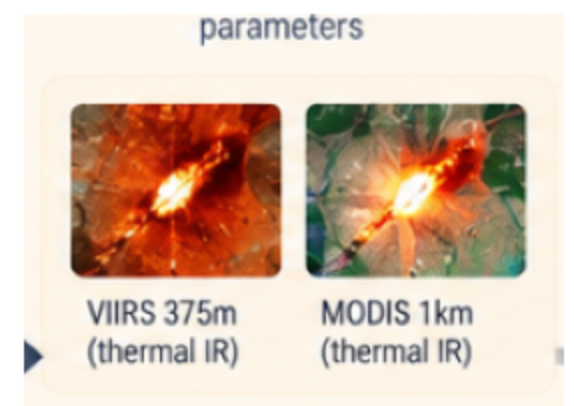
#> input picture presentation/assets/crop_thermal_ir.png, 574 x 406 px, found by its file name
$ python generate_clean_methodology_diagram.py
#> lines starting #> are read from the running program, lines starting #| are printed output that depends on the picture; pictures that were not available may be replaced by others from this repository, and a replacement may not be noted
import os
from PIL import Image, ImageDraw, ImageFont, ImageFilter, ImageOps

def create_methodology_diagram():
    # Dimensions: 2700 x 1060 (Wide, clean, pure technical architecture)
    W, H = 2700, 1060
    canvas = Image.new('RGB', (W, H), color='#FFFFFF')
#> canvas: PIL image 2700x1060 RGB; every value is 255
    draw = ImageDraw.Draw(canvas)

    # Fonts
    f_bold = '/System/Library/Fonts/Supplemental/Arial Bold.ttf'
    f_reg = '/System/Library/Fonts/Supplemental/Arial.ttf'

    font_num = ImageFont.truetype(f_bold, 22)
    font_col_title = ImageFont.truetype(f_bold, 24)
    font_col_sub = ImageFont.truetype(f_reg, 16)
    font_item_title = ImageFont.truetype(f_bold, 17)
    font_item_desc = ImageFont.truetype(f_reg, 14)
    font_box_title = ImageFont.truetype(f_bold, 17)
    font_box_text = ImageFont.truetype(f_reg, 15)
    font_pill = ImageFont.truetype(f_bold, 14)

    # Load User Images
    im_ir = Image.open('crop_thermal_ir.png').convert('RGB')
    im_plume = Image.open('crop_plume_rings.jpg').convert('RGB')
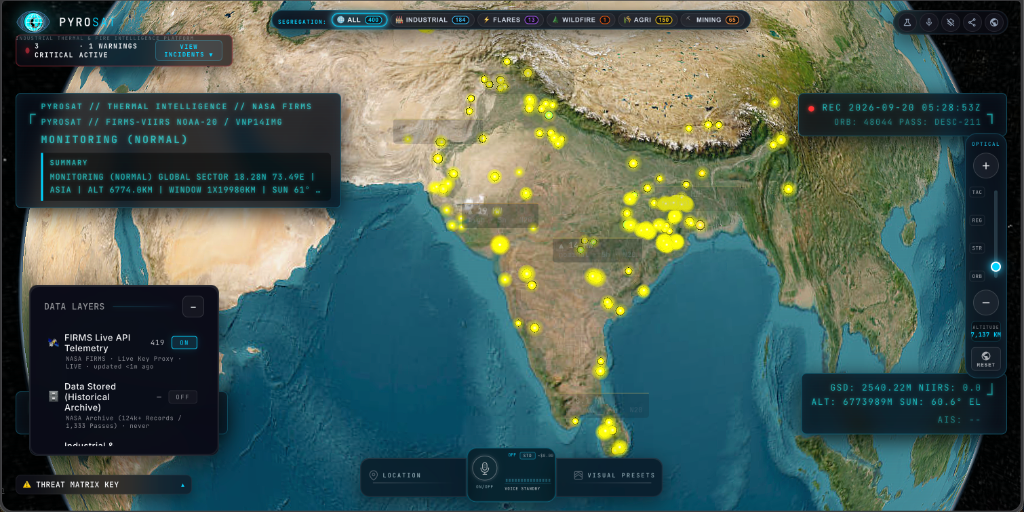
#> input picture presentation/assets/cesium_pyrosat_hud_globe.png, 1024 x 512 px, given in place of crop_plume_rings.jpg, which was not available
    im_globe_raw = Image.open('crop_india_globe.png').convert('RGB')
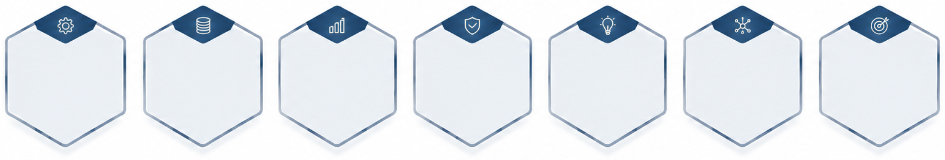
#> input picture presentation/assets/clean_hex_bg.png, 945 x 160 px, given in place of crop_india_globe.png, which was not available
    im_disp = Image.open('crop_dispatch_modal_sanitized.png').convert('RGB')

    # Crop globe over India
    # crop_india_globe.png is (1024, 509)
    im_globe = im_globe_raw.crop((350, 35, 785, 485))
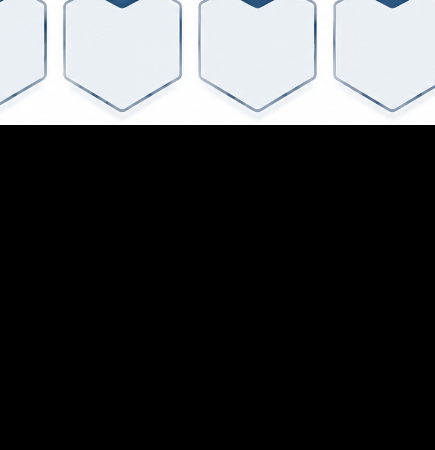
#> im_globe: PIL image 435x450 RGB; mean R, G, B 64.9, 66.1, 67.4

    # Column configuration
    margin_x = 45
    card_spacing = 26
    num_cards = 6
    card_w = (W - 2 * margin_x - (card_spacing * (num_cards - 1))) // num_cards  # ~388 px
    card_y = 40
    card_h = 980

    cols = [
        {
            "num": "1",
            "title": "Data Ingestion",
            "sub": "Open satellite & auxiliary data",
            "bg": "#F4F9FF",
            "border": "#BFDBFE",
            "num_bg": "#2563EB",
            "pill": "Real-time / Periodic Updates",
            "pill_bg": "#EFF6FF",
            "pill_border": "#BFDBFE",
            "pill_text": "#1E40AF"
        },
        {
            "num": "2",
            "title": "Thermal Analysis",
            "sub": "Physical inversion & pyrometry",
            "bg": "#FFFBF5",
            "border": "#FED7AA",
            "num_bg": "#EA580C",
            "pill": "Convert Signal to Physical Parameters",
            "pill_bg": "#FFF7ED",
            "pill_border": "#FED7AA",
            "pill_text": "#9A3412"
        },
        {
            "num": "3",
            "title": "AI & Geospatial",
            "sub": "Classify, contextualize & explain",
            "bg": "#FAF7FF",
            "border": "#E9D5FF",
            "num_bg": "#9333EA",
            "pill": "From Detection to Actionable Intel",
            "pill_bg": "#F5F3FF",
            "pill_border": "#DDD6FE",
            "pill_text": "#6B21A8"
        },
        {
            "num": "4",
            "title": "Impact Modeling",
            "sub": "Simulate atmospheric dispersion",
            "bg": "#F4FDF7",
            "border": "#BBF7D0",
            "num_bg": "#16A34A",
            "pill": "Simulate Atmospheric Dispersion",
            "pill_bg": "#F0FDF4",
            "pill_border": "#BBF7D0",
            "pill_text": "#15803D"
        },
        {
            "num": "5",
            "title": "Visualization",
            "sub": "Interactive geospatial platform",
            "bg": "#F0F9FF",
            "border": "#BAE6FD",
            "num_bg": "#0284C7",
            "pill": "Nationwide Situational Awareness",
            "pill_bg": "#E0F2FE",
            "pill_border": "#BAE6FD",
            "pill_text": "#0369A1"
        },
        {
            "num": "6",
            "title": "Alerts & Response",
            "sub": "Enable faster, informed action",
            "bg": "#F8F6FF",
            "border": "#DDD6FE",
            "num_bg": "#4F46E5",
            "pill": "From Insights to On-Ground Action",
            "pill_bg": "#EEF2FF",
            "pill_border": "#C7D2FE",
            "pill_text": "#3730A3"
        }
    ]

    for i, c in enumerate(cols):
        cx = margin_x + i * (card_w + card_spacing)

        # 1. Main Column Background Card
        draw.rounded_rectangle([(cx, card_y), (cx + card_w, card_y + card_h)], radius=18, fill=c["bg"], outline=c["border"], width=2)

        # 2. Header: Circle Number + Title + Subtitle
        circ_x = cx + 20
        circ_y = card_y + 20
        circ_d = 40
        draw.ellipse([(circ_x, circ_y), (circ_x + circ_d, circ_y + circ_d)], fill=c["num_bg"])
        draw.text((circ_x + 14, circ_y + 7), c["num"], font=font_num, fill="#FFFFFF")

        draw.text((circ_x + circ_d + 14, circ_y + 4), c["title"], font=font_col_title, fill="#0F172A")
        draw.text((circ_x + circ_d + 14, circ_y + 32), c["sub"], font=font_col_sub, fill="#64748B")

        # Divider
        draw.line([(cx + 20, card_y + 78), (cx + card_w - 20, card_y + 78)], fill=c["border"], width=1)

        # Content Area: y from card_y + 90 to card_y + card_h - 70
        content_y = card_y + 94
        inner_w = card_w - 36
        inner_x = cx + 18

        if i == 0:
            # ── COLUMN 1: DATA INGESTION ──
            import textwrap
            items = [
                ("NASA FIRMS", "(VIIRS 375m & MODIS 1km)", "Near-real-time dual-band thermal infrared hotspots (MWIR 4µm, LWIR 11µm)", "#0284C7"),
                ("ESA Copernicus", "(Sentinel-2 MSI)", "10m land-cover (LULC) grounding & multi-spectral surface reflectance (NDVI/NBR)", "#059669"),
                ("Weather Telemetry", "(Open-Meteo API)", "Live boundary-layer wind vectors (speed & direction), ambient temperature & pressure", "#D97706"),
                ("Industrial Database", "(2,000+ Indian Facilities)", "Curated GEM, GGFR, & CEA registry of refineries, steel mills, LNG & power stations", "#7C3AED")
            ]
            box_h = 175
            for item_idx, (t_bold, t_sub, t_desc, accent_color) in enumerate(items):
                by = content_y + item_idx * (box_h + 16)
                draw.rounded_rectangle([(inner_x, by), (inner_x + inner_w, by + box_h)], radius=12, fill="#FFFFFF", outline=c["border"], width=1)

                # Left colored accent indicator
                draw.rounded_rectangle([(inner_x + 10, by + 12), (inner_x + 14, by + box_h - 12)], radius=2, fill=accent_color)

                draw.text((inner_x + 24, by + 14), t_bold, font=font_item_title, fill="#0F172A")
                draw.text((inner_x + 24, by + 36), t_sub, font=font_col_sub, fill=accent_color)

                # Wrapped description with proper word breaks
                lines = textwrap.wrap(t_desc, width=36)
                for line_idx, line in enumerate(lines):
                    draw.text((inner_x + 24, by + 68 + line_idx * 22), line, font=font_item_desc, fill="#475569")

        elif i == 1:
            # ── COLUMN 2: THERMAL ANALYSIS ──
            # Embedded user image: crop_thermal_ir.png (crop out top 50px of parameters label)
            im_ir_clean = im_ir.crop((0, 52, im_ir.width, im_ir.height))
            img_h = 240
            c_ir = im_ir_clean.resize((inner_w, img_h), Image.Resampling.LANCZOS)
            canvas.paste(c_ir, (inner_x, content_y))
            draw.rounded_rectangle([(inner_x, content_y), (inner_x + inner_w, content_y + img_h)], radius=10, outline=c["border"], width=1)

            # Down arrow
            arrow_y = content_y + img_h + 18
            draw.line([(cx + card_w // 2, arrow_y), (cx + card_w // 2, arrow_y + 30)], fill="#EA580C", width=3)
            draw.polygon([(cx + card_w // 2 - 8, arrow_y + 26), (cx + card_w // 2 + 8, arrow_y + 26), (cx + card_w // 2, arrow_y + 38)], fill="#EA580C")

            # Sub-pixel Pyrometry Box
            pyr_y = arrow_y + 48
            pyr_h = 420
            draw.rounded_rectangle([(inner_x, pyr_y), (inner_x + inner_w, pyr_y + pyr_h)], radius=14, fill="#FFFFFF", outline="#FDBA74", width=2)

            draw.text((inner_x + 16, pyr_y + 18), "Planck / Dozier Pyrometry", font=font_box_title, fill="#C2410C")
            draw.text((inner_x + 16, pyr_y + 44), "Dual-Band Sub-Pixel Inversion", font=font_col_sub, fill="#EA580C")
            draw.line([(inner_x + 16, pyr_y + 72), (inner_x + inner_w - 16, pyr_y + 72)], fill="#FED7AA", width=1)

            pyr_bullets = [
                ("Equation Solved:", "L(λ) = p·B(λ, Tf) + (1-p)·B(λ, Tb)"),
                ("Numerical Optimization:", "SciPy L-BFGS-B non-linear solver"),
                ("True Flame Temp (Tf):", "Resolves kinetic heat (>1200 K)"),
                ("Sub-Pixel Area (Af):", "Decouples 10m² flame from 375m pixel"),
                ("Radiant Heat Flux:", "True combustion flux (kW/m²)")
            ]
            for b_idx, (b_lead, b_val) in enumerate(pyr_bullets):
                by = pyr_y + 86 + b_idx * 64
                draw.text((inner_x + 16, by), b_lead, font=font_item_title, fill="#1E293B")
                draw.text((inner_x + 16, by + 24), b_val, font=font_item_desc, fill="#64748B")

        elif i == 2:
            # ── COLUMN 3: AI & GEOSPATIAL ANALYSIS ──
            ai_items = [
                ("Hierarchical ML Classifier", "2-Stage Multi-Modal Model", [
                    "• Stage 1: Binary Industrial Segregator",
                    "• Stage 2: Fine-Grained Hazard Classifier",
                    "• Flares vs Blazes vs Stubble vs Wildfire"
                ], "#7C3AED"),
                ("Facility Geospatial Matching", "Spatial Grounding & Buffers", [
                    "• 5km Haversine Proximity Buffering",
                    "• GEM, GGFR, & Power Plant Association",
                    "• 90-Day Spatiotemporal Baseline Verification"
                ], "#2563EB"),
                ("Explainable AI (TreeSHAP)", "Exact Lundberg DP Attribution", [
                    "• True Local Feature Waterfall Explanations",
                    "• Additivity: sum(phi_i) + phi_0 == f(x)",
                    "• Verifies physics features over proximity"
                ], "#059669")
            ]
            box_h = 236
            for a_idx, (a_title, a_sub, a_lines, a_col) in enumerate(ai_items):
                by = content_y + a_idx * (box_h + 20)
                draw.rounded_rectangle([(inner_x, by), (inner_x + inner_w, by + box_h)], radius=12, fill="#FFFFFF", outline=c["border"], width=1)

                # Left accent
                draw.rounded_rectangle([(inner_x + 10, by + 12), (inner_x + 14, by + box_h - 12)], radius=2, fill=a_col)

                draw.text((inner_x + 24, by + 14), a_title, font=font_item_title, fill="#0F172A")
                draw.text((inner_x + 24, by + 36), a_sub, font=font_col_sub, fill=a_col)
                draw.line([(inner_x + 24, by + 62), (inner_x + inner_w - 18, by + 62)], fill="#F1F5F9", width=1)

                for l_idx, line in enumerate(a_lines):
                    draw.text((inner_x + 24, by + 74 + l_idx * 30), line, font=font_item_desc, fill="#334155")

        elif i == 3:
            # ── COLUMN 4: IMPACT MODELING ──
            # Embedded user image: crop_plume_rings.jpg
            img_h = 360
            c_plume = im_plume.resize((inner_w, img_h), Image.Resampling.LANCZOS)
            canvas.paste(c_plume, (inner_x, content_y))
            draw.rounded_rectangle([(inner_x, content_y), (inner_x + inner_w, content_y + img_h)], radius=12, outline=c["border"], width=2)

            # Badge overlay on image
            draw.rounded_rectangle([(inner_x + 10, content_y + 10), (inner_x + 250, content_y + 40)], radius=6, fill=(15, 23, 42, 230), outline="#22C55E", width=1)
            draw.text((inner_x + 20, content_y + 16), "LIVE GAUSSIAN PLUME HUD", font=font_pill, fill="#4ADE80")

            # Dispersion Model Detail Box
            disp_y = content_y + img_h + 16
            disp_h = 370
            draw.rounded_rectangle([(inner_x, disp_y), (inner_x + inner_w, disp_y + disp_h)], radius=14, fill="#FFFFFF", outline="#86EFAC", width=2)

            draw.text((inner_x + 16, disp_y + 16), "Gaussian Plume Dispersion", font=font_box_title, fill="#15803D")
            draw.text((inner_x + 16, disp_y + 40), "Pasquill-Gifford + Briggs Buoyancy", font=font_col_sub, fill="#16A34A")
            draw.line([(inner_x + 16, disp_y + 68), (inner_x + inner_w - 16, disp_y + 68)], fill="#DCFCE7", width=1)

            plume_bullets = [
                ("Live Wind Vectors:", "Open-Meteo boundary layer wind direction & speed"),
                ("Briggs Plume Rise:", "Convective thermal buoyancy scaled directly by FRP"),
                ("Dynamic Cordon Rings:", "Concentric Immediate, Perimeter & Community zones"),
                ("CAMEO / NIOSH Chemical:", "Hazard profile: SO2, VOCs, & evacuation perimeters")
            ]
            for b_idx, (b_lead, b_val) in enumerate(plume_bullets):
                by = disp_y + 80 + b_idx * 68
                draw.text((inner_x + 16, by), b_lead, font=font_item_title, fill="#0F172A")
                draw.text((inner_x + 16, by + 22), b_val, font=font_item_desc, fill="#475569")

        elif i == 4:
            # ── COLUMN 5: VISUALIZATION & INTELLIGENCE ──
            # Embedded user image: crop_india_globe.png (cropped around India)
            img_h = 360
            c_globe = im_globe.resize((inner_w, img_h), Image.Resampling.LANCZOS)
            canvas.paste(c_globe, (inner_x, content_y))
            draw.rounded_rectangle([(inner_x, content_y), (inner_x + inner_w, content_y + img_h)], radius=12, outline=c["border"], width=2)

            # Badge overlay on globe
            draw.rounded_rectangle([(inner_x + 10, content_y + 10), (inner_x + 240, content_y + 40)], radius=6, fill=(15, 23, 42, 230), outline="#38BDF8", width=1)
            draw.text((inner_x + 20, content_y + 16), "CESIUMJS 3D DIGITAL TWIN", font=font_pill, fill="#38BDF8")

            # Globe Platform Detail Box
            dt_y = content_y + img_h + 16
            dt_h = 370
            draw.rounded_rectangle([(inner_x, dt_y), (inner_x + inner_w, dt_y + dt_h)], radius=14, fill="#FFFFFF", outline="#7DD3FC", width=2)

            draw.text((inner_x + 16, dt_y + 16), "CesiumJS Geospatial HUD", font=font_box_title, fill="#0369A1")
            draw.text((inner_x + 16, dt_y + 40), "Real-time Nationwide Digital Twin", font=font_col_sub, fill="#0284C7")
            draw.line([(inner_x + 16, dt_y + 68), (inner_x + inner_w - 16, dt_y + 68)], fill="#E0F2FE", width=1)

            globe_bullets = [
                ("Nationwide Hotspot Map:", "Color-coded thermal anomaly clustering over India"),
                ("Segregation HUD Filters:", "Instant toggling: Industrial, Flares, Agri, Wildfires"),
                ("Facility Threat Matrix:", "Industrial proximity & chemical hazard overlay"),
                ("90-Day Radiative Baseline:", "Tracks operational baseline vs runaway surges")
            ]
            for b_idx, (b_lead, b_val) in enumerate(globe_bullets):
                by = dt_y + 80 + b_idx * 68
                draw.text((inner_x + 16, by), b_lead, font=font_item_title, fill="#0F172A")
                draw.text((inner_x + 16, by + 22), b_val, font=font_item_desc, fill="#475569")

        elif i == 5:
            # ── COLUMN 6: ALERTS & RESPONSE ──
            # Embedded user image: crop_dispatch_modal_sanitized.png
            img_h = 360
            c_disp = im_disp.resize((inner_w, img_h), Image.Resampling.LANCZOS)
            canvas.paste(c_disp, (inner_x, content_y))
            draw.rounded_rectangle([(inner_x, content_y), (inner_x + inner_w, content_y + img_h)], radius=12, outline=c["border"], width=2)

            # Badge overlay on modal
            draw.rounded_rectangle([(inner_x + 10, content_y + 10), (inner_x + 230, content_y + 40)], radius=6, fill=(15, 23, 42, 230), outline="#818CF8", width=1)
            draw.text((inner_x + 20, content_y + 16), "TACTICAL DISPATCH MODAL", font=font_pill, fill="#A5B4FC")

            # Dispatch Detail Box
            disp_box_y = content_y + img_h + 16
            disp_box_h = 370
            draw.rounded_rectangle([(inner_x, disp_box_y), (inner_x + inner_w, disp_box_y + disp_box_h)], radius=14, fill="#FFFFFF", outline="#C7D2FE", width=2)

            draw.text((inner_x + 16, disp_box_y + 16), "Tactical First Response", font=font_box_title, fill="#3730A3")
            draw.text((inner_x + 16, disp_box_y + 40), "Multi-Agency Emergency Network", font=font_col_sub, fill="#4F46E5")
            draw.line([(inner_x + 16, disp_box_y + 68), (inner_x + inner_w - 16, disp_box_y + 68)], fill="#EEF2FF", width=1)

            resp_bullets = [
                ("Targeted Emergency Units:", "NDRF Hazmat, District Fire (101), Trauma ICU (108)"),
                ("Fast2SMS Live Gateway:", "Direct SMS broadcast with coordinates & plume radius"),
                ("Automated Incident Plans:", "Complete IAP documentation with CAMEO suppression directives"),
                ("Masked Dispatch Channel:", "Encrypted responder lines & secure verified tokens")
            ]
            for b_idx, (b_lead, b_val) in enumerate(resp_bullets):
                by = disp_box_y + 80 + b_idx * 68
                draw.text((inner_x + 16, by), b_lead, font=font_item_title, fill="#0F172A")
                draw.text((inner_x + 16, by + 22), b_val, font=font_item_desc, fill="#475569")

        # Bottom Pill Badge in each Column
        pill_y = card_y + card_h - 52
        pill_h = 38
        draw.rounded_rectangle([(inner_x, pill_y), (inner_x + inner_w, pill_y + pill_h)], radius=19, fill=c["pill_bg"], outline=c["pill_border"], width=1)
        # Center pill text
        p_bbox = font_pill.getbbox(c["pill"])
        pw = p_bbox[2] - p_bbox[0]
        draw.text((inner_x + (inner_w - pw) // 2, pill_y + 9), c["pill"], font=font_pill, fill=c["pill_text"])

        # Connecting Arrows between Columns
        if i < num_cards - 1:
            arr_x = cx + card_w + (card_spacing // 2)
            arr_y = card_y + 360
            draw.line([(arr_x - 8, arr_y - 12), (arr_x + 6, arr_y)], fill="#94A3B8", width=3)
            draw.line([(arr_x + 6, arr_y), (arr_x - 8, arr_y + 12)], fill="#94A3B8", width=3)
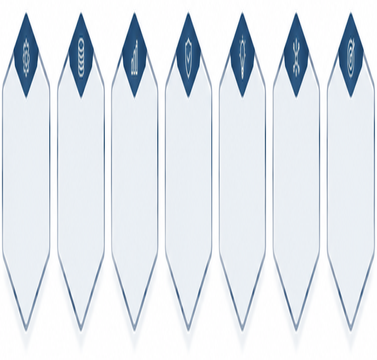
#> c_disp: PIL image 377x360 RGB; mean R, G, B 225.3, 231, 237
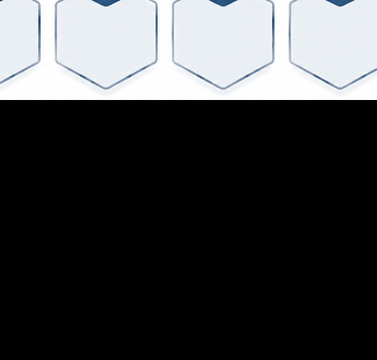
#> c_globe: PIL image 377x360 RGB; mean R, G, B 64.9, 66.1, 67.4
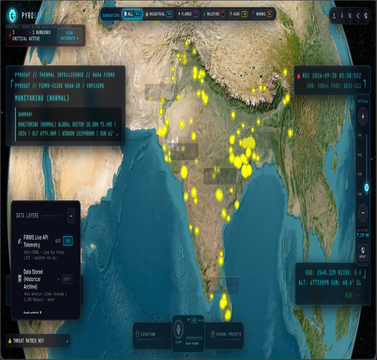
#> c_plume: PIL image 377x360 RGB; mean R, G, B 73.7, 93.6, 86.6
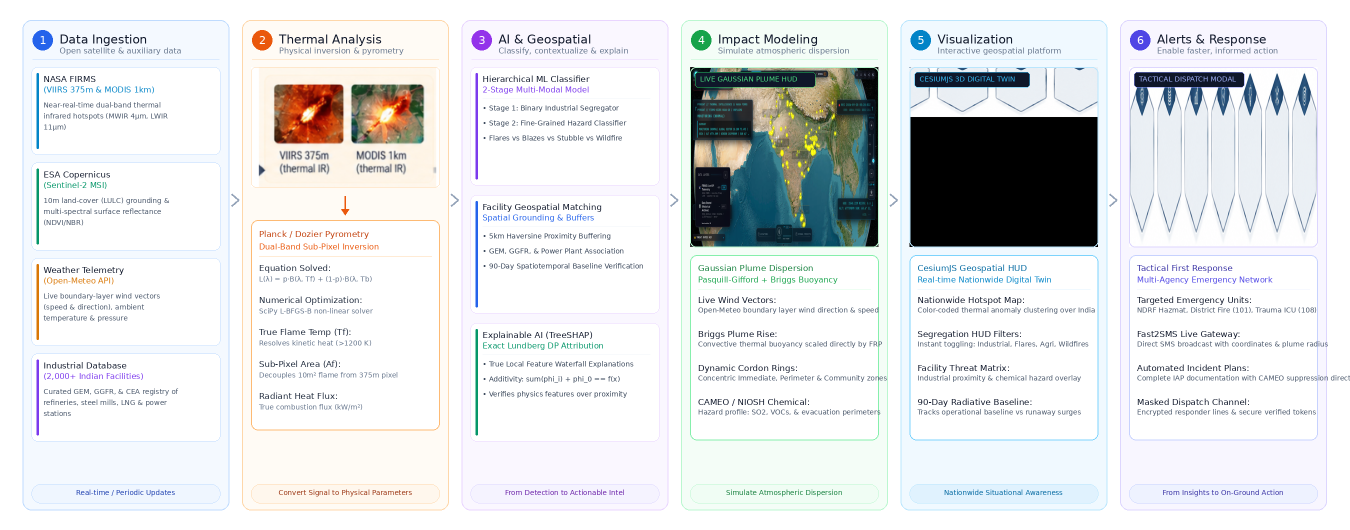
#> canvas: PIL image 2700x1060 RGB (shown at 1/2 size); mean R, G, B 224.6, 226.6, 227.9

    # Save Output Image
    output_path = "pyrosat_authentic_methodology_architecture.png"
    canvas.save(output_path, quality=95)
    print(f"Generated clean methodology infographic successfully: {output_path} ({W}x{H})")

if __name__ == "__main__":
    create_methodology_diagram()
